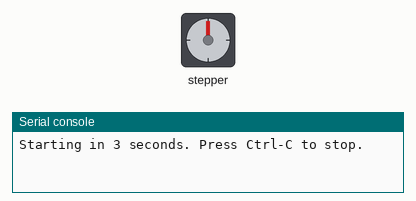
Recording of a program running on a simulated ESP32 board running MicroPython. Shown: stepper motor, the last lines printed to the serial console. The stepper is drawn at 200 steps a turn.

Above: at 3.05 s.
At 5.25 s:
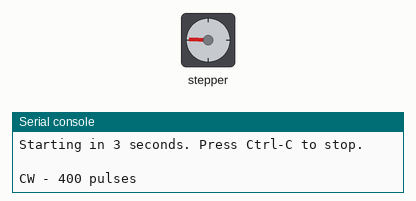
At 7.5 s:
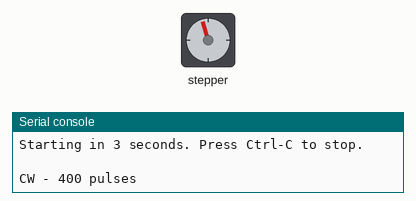
At 13.95 s:
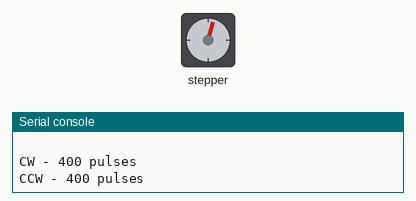
Timing chart, 0 to 19.9 s (numbered marks = the images above):
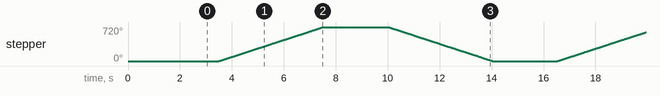

Measured:
- by itself, stepper: turns 720° clockwise in 4.0 s, then 720° counter-clockwise in 4.0 s, repeating every 13.0 s

The program:

R86MINI_slow_motion_test.py
```python
"""ESP32-S3 + R86mini slow one-revolution CW/CCW test.

This diagnostic uses only STEP/PUL and DIR. Leave ENA+ and ENA- disconnected.

Required driver setup for this exact pulse count:
  PUL+DIR mode
  400 pulses/revolution
  SW5=ON, SW6=ON, SW7=ON, SW8=ON

GPIO assignment:
  GPIO4 -> PUL signal interface
  GPIO5 -> DIR signal interface

The code outputs 400 pulses at 100 pulses/second:
  400 pulses = one motor revolution
  100 pulses/s = approximately 15 motor RPM

If an NPN low-side 5 V optocoupler interface is used, GPIO HIGH turns the
transistor and optocoupler ON, so SIGNAL_ACTIVE=1 is correct.
"""

from machine import Pin
import time


STEP_PIN = 4
DIR_PIN = 5

STEP = Pin(STEP_PIN, Pin.OUT, value=0)
DIR = Pin(DIR_PIN, Pin.OUT, value=0)

SIGNAL_ACTIVE = 1
SIGNAL_INACTIVE = 0

PULSES_PER_REV = 400
STEP_HIGH_US = 500
STEP_LOW_US = 9500
DIR_SETTLE_MS = 500
PAUSE_MS = 2000


def move_one_revolution(direction_level, direction_name):
    DIR.value(direction_level)
    time.sleep_ms(DIR_SETTLE_MS)

    print(direction_name, "-", PULSES_PER_REV, "pulses")

    for _ in range(PULSES_PER_REV):
        STEP.value(SIGNAL_ACTIVE)
        time.sleep_us(STEP_HIGH_US)

        STEP.value(SIGNAL_INACTIVE)
        time.sleep_us(STEP_LOW_US)


print("\nR86mini SLOW STEP/DIR MOTION TEST")
print("GPIO4=STEP/PUL, GPIO5=DIR, ENA disconnected")
print("Driver must be in PUL+DIR mode at 400 pulses/revolution.")
print("Expected motion: one revolution CW, then one revolution CCW.")
print("Starting in 3 seconds. Press Ctrl-C to stop.\n")
time.sleep(3)

try:
    while True:
        move_one_revolution(1, "CW")
        time.sleep_ms(PAUSE_MS)

        move_one_revolution(0, "CCW")
        time.sleep_ms(PAUSE_MS)

except KeyboardInterrupt:
    print("\nMotion test stopped")

finally:
    STEP.value(SIGNAL_INACTIVE)
    print("STEP/PUL forced inactive")
```
